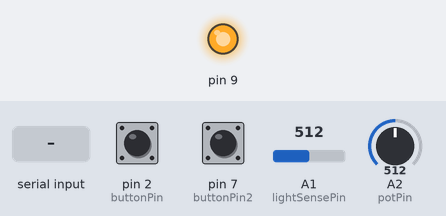
Recording of a sketch running on a simulated Arduino Uno, built with avr-gcc and run on an emulated ATmega328P. Shown: output pins drawn as LEDs (lit = HIGH). The test bench sets the inputs (shaded band); at power-on: pin 2 (buttonPin) LOW, pin 7 (buttonPin2) LOW, A1 (lightSensePin) = 512, A2 (potPin) = 512. Pins used as bus, display or sensor lines are not drawn.

Above: at 1.2 s.
1.3 s: "90,45\n" received over Serial
At 2.0 s:
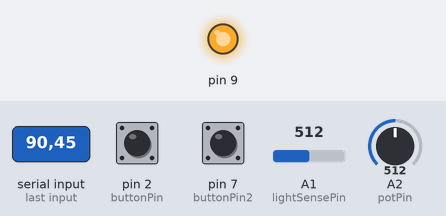
2.8 s: "10\n" received over Serial
At 3.3 s:
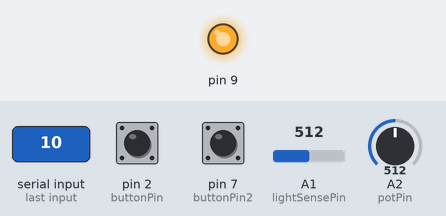
Timing chart, 0 to 5.8 s (numbered marks = the images above; inputs shaded):
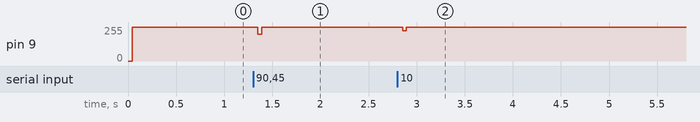

Measured:
- after the input at 1.3 s, pin 9: 255/255 → 200/255 after 0.05 s, → 255/255 0.04 s later
- after the input at 2.8 s, pin 9: 255/255 → 227/255 after 0.05 s, → 255/255 0.04 s later

The sketch:

serial_in_buttons.ino
```cpp
#include <HT1632.h>

int bars[32] = {1,2,3,4,5,6,7,8,7,6,5,4,3,2,1,1,2,3,4};

int potPin = 2;    // select the input pin for the potentiometer
int motPin = 4;

int lightSensePin = 1;
int lightVal = 0; // 0 to 850

int ledPin = 13;   // select the pin for the LED
int val = 0;       // variable to store the value coming from the sensor
int val2= 1;

int delaycount = 0;

bool dontskip = true;

float scale = 3.5;

const int buttonPin = 2;     // the number of the pushbutton pin
const int buttonPin2 = 7;     // the number of the pushbutton pin2


int buttonState = 0;
int buttonState2 = 0;

bool useLightSensor = false;


int sensor_1 = HIGH;
int cooldown = 0;


void setup() {
    Serial.begin(9600);
    Serial.setTimeout(5);
    HT1632.begin(9,10,11);
    pinMode(buttonPin, INPUT);
    pinMode (motPin,INPUT);

}


void loop() {
    while(!Serial.available());

    lightVal = analogRead(lightSensePin);


    delaycount +=1;

    if (delaycount == 10) {
        dontskip = false;
        sensor_1 = digitalRead(motPin);
        delaycount = 0;
    }

    if ( sensor_1 == LOW) {
        cooldown -= 1;
    } else {
        cooldown = 1000;
    }


    int ct = Serial.parseInt();
    ct = ct / scale;


    if (sensor_1 == HIGH || cooldown > 0 || true){


//if (ct > 8) {
//  ct = 8;
//} else if (ct < 0) {
//  ct = 0;
//}

        HT1632.clear();
// put your main code here, to run repeatedly:

//HT1632.drawImage(IMG_SAILBOAT, IMG_SAILBOAT_WIDTH,  IMG_SAILBOAT_HEIGHT, 8, 0);
//HT1632.setPixel(random(0, 32) ,random(0, 7) :);


//bars[1] = bars[0];


        buttonState = digitalRead(buttonPin);
        if (buttonState == HIGH) {
// turn LED on:
            scale = scale + 0.2f;
            if (scale > 8.f) {
                scale = 1.f;
            }
        }


        buttonState2 = digitalRead(buttonPin2);

        if (buttonState2 == HIGH) {
          useLightSensor = !useLightSensor;
      }


val = analogRead(potPin);    // read the value from the sensor
//digitalWrite(ledPin, HIGH);  // turn the ledPin on
//delay(val);                  // stop the program for some time
//digitalWrite(ledPin, LOW);   // turn the ledPin off
//delay(val);                  // stop the program for some time

if (useLightSensor) {
  val2 = lightVal / 53;

} else {
  val2 = val / 64;

}

if (val2 == 0) {
  val2 = 1;
}

HT1632.setBrightness(val2);

for (int j = 31; j>=0 ;j--) {
    if (j>0){
        bars[j] = bars[j-1];
    } else {
        bars[j] = ct;
    }
    drawBar(bars[j], j);

}

//Serial.write(ct);

//bars[0]=random(0,9);


HT1632.render();


//delay(50);

} else {

    HT1632.setBrightness(1);

    //HT1632.clear();
    //HT1632.render();
    dontskip = true;
}

}

void drawBar(int height,int posx) {
    if (height > 8) {
        height == 8;
    } else if (height<1) {
        return;
    }
    int leaveBlank=8-height;
//HT1632.setPixel(posx, height);
    for (int i = 7; i >=leaveBlank; i--){
        HT1632.setPixel(posx, i);
    }
}
```
